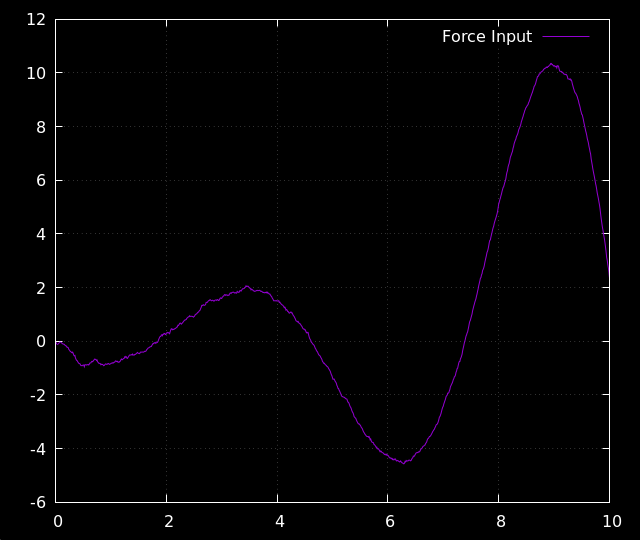

gnuplot code for this plot:
load './plots/style.gp'

set terminal pngcairo size 640,540
set output 'plots/plot6.png'

plot 'pendulum_sim.csv' using 1:5 w l title 'Force Input'

set output
set terminal x11 1 title "Force [N]" persist
replot
